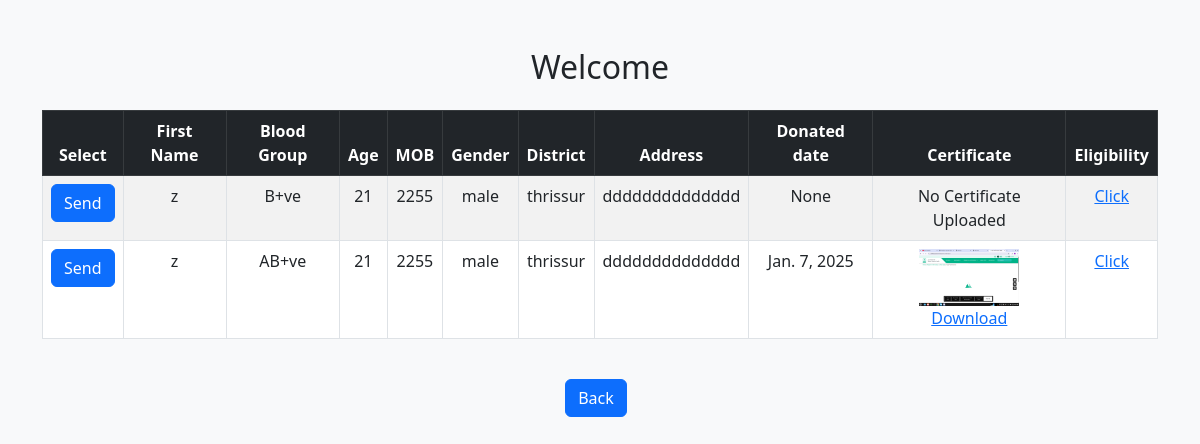
The page /recipient_home on the database as committed earlier.
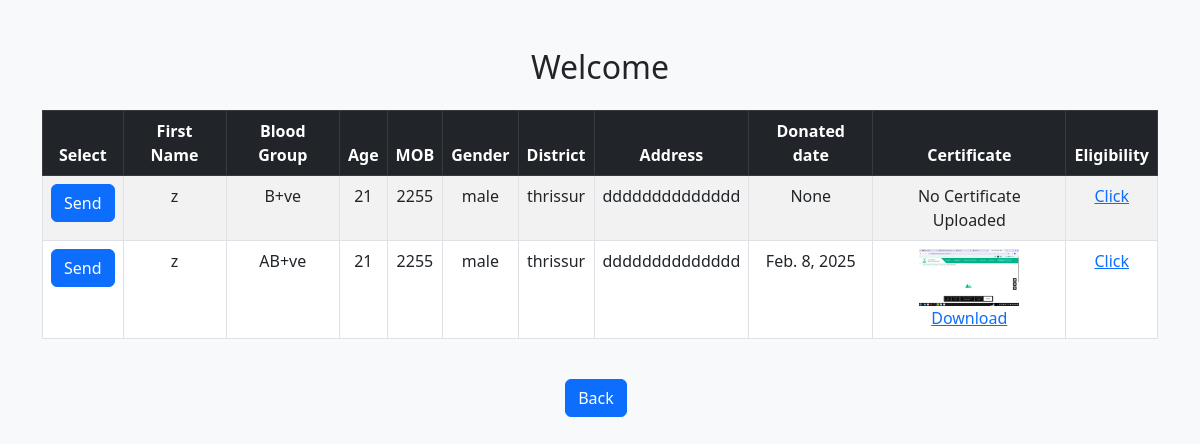
The same page on the database as committed later.
### app/models.py (models this page shows)
class Donors(models.Model):
    userid = models.OneToOneField(settings.AUTH_USER_MODEL, on_delete=models.CASCADE)
    fname=models.CharField(max_length=50)
    lname=models.CharField(max_length=50)
    dob=models.DateField(null=True, blank=True)
    gender=models.CharField(max_length=50)
    mob=models.IntegerField()
    bloodgroup=models.CharField(max_length=50)
    age=models.IntegerField()
    address=models.CharField(max_length=100)
    district=models.CharField(max_length=50)
    donateddate=models.DateField(null=True, blank=True)
    certificate=models.FileField(upload_to='media/certificates/', null=True, blank=True)

### app/views.py (the view, shortened to what this page needs)
# urls.py: path('recipient_home',views.filter_donors, name='recipient_home'),
def filter_donors(request):
    donor = Donors.objects.all()
    bloodgroup = None
    district = None
    if donor.exists():
        return render(request, 'recipientsearch.html', {'filter_data': donor})
    else:
        return render(request, 'recipient_home.html')

### template/recipientsearch.html (shortened to what this page needs)
<!DOCTYPE html>
<html lang="en">
<head>
  <link href="https://cdn.jsdelivr.net/npm/bootstrap@5.3.0/dist/css/bootstrap.min.css" rel="stylesheet">
</head>
<body class="bg-light">
  <div class="container mt-5">
    <h2 class="text-center mb-4">Welcome</h2>
    <div class="table-responsive">
      <table class="table table-bordered table-striped text-center">
        <thead class="table-dark">
          <tr>
            <th>Select</th>
            <th>First Name</th>
            <th>Blood Group</th>
            <th>Age</th>
            <th>MOB</th>
            <th>Gender</th>
            <th>District</th>
            <th>Address</th>
            <th>Donated date</th>
            <th>Certificate</th>
            <th>Eligibility</th>
        </thead>
        <tbody>
          {% for donor in filter_data %}
          <tr>
            <td>
              <form action="{% url 'send_donor' %}" method="post">
                <button type="submit"   name="select" value="{{ donor.id }}" class="btn btn-primary">Send</button>
              </form>
          </td>
            <td>{{ donor.fname }}</td>
            <td>{{ donor.bloodgroup }}</td>
            <td>{{ donor.age}}</td>
            <td>{{ donor.mob }}</td>
            <td>{{ donor.gender }}</td>
            <td>{{ donor.district }}</td>
            <td>{{ donor.address }}</td>
            <td>{{ donor.donateddate }}</td>
            <td> {% if donor.certificate %}
            <img src="{{ donor.certificate.url}}" alt="Certificate" width="100">
            <br>
            <a href="{{ donor.certificate.url }}" target="_blank">Download</a>
            {% else %}
            No Certificate Uploaded
            {% endif %}
            </td>
            <td><a href="{% url 'click' donor.id %}">Click</a></td>
             </tr>
            {% endfor %}
        </tbody>
      </table>
    </div>
    <div class="text-center mt-4">
      <a href="{% url 'recipient' %}" class="btn btn-primary me-2">Back</a> <br>
    </div>
  </div>
</body>
</html>

Rows that differ between the two databases and show on the page:
changed Donors "AB+ve": donateddate "Jan. 7, 2025" → "Feb. 8, 2025"
